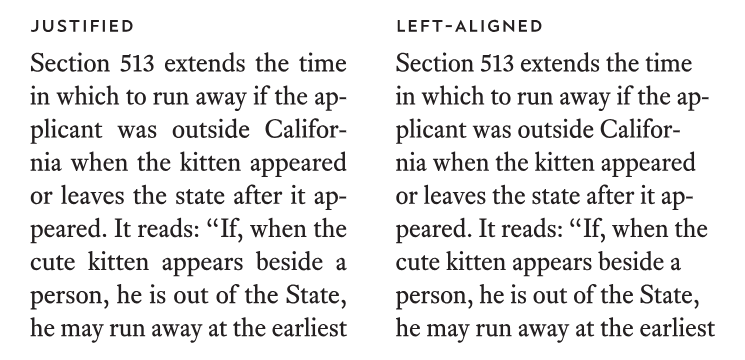
#> input picture 123.png, 745 x 360 px; its folder holds only this picture in this run
$ python 'ocr_blur&thresh.py' --image 123.png
#> lines starting #> are read from the running program, lines starting #| are printed output that depends on the picture; after the words box and inside, x2 and y2 are one past the last pixel; in counts of white or black regions, pixels touching at a corner belong together
# USAGE
# python ocr.py --image images/1.jpg --preprocess blur/thresh (optional)

from PIL import Image
import pytesseract
import argparse
import cv2
import os

ap = argparse.ArgumentParser()
ap.add_argument("-i", "--image", required=True, help="path to input image to be OCR'd")
ap.add_argument("-p", "--preprocess", type=str, default="thresh", help="type of preprocessing to be done")
args = vars(ap.parse_args())

image = cv2.imread(args["image"])
#> image is the input picture: shape (360, 745, 3); mean B, G, R 231.9, 231.8, 232.2
gray = cv2.cvtColor(image, cv2.COLOR_BGR2GRAY)

cv2.imshow("Image", gray)

if args["preprocess"] == "thresh":
	gray = cv2.threshold(gray, 0, 255,
		cv2.THRESH_BINARY | cv2.THRESH_OTSU)[1]
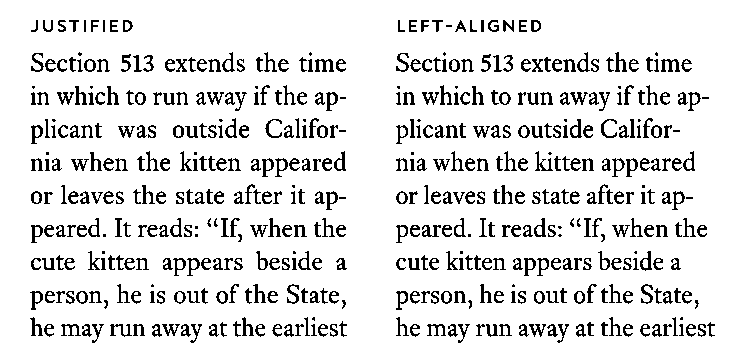
#> gray: shape (360, 745); 88.9% white; black in thin lines or dots, all inside (x1, y1, x2, y2) = (30, 20, 715, 343)

elif args["preprocess"] == "blur":
	gray = cv2.medianBlur(gray, 3)

filename = "{}.png".format(os.getpid())
cv2.imwrite(filename, gray)

#> (the run stopped early here; a loop or call above may not have finished)

$ run again, on summary4.png
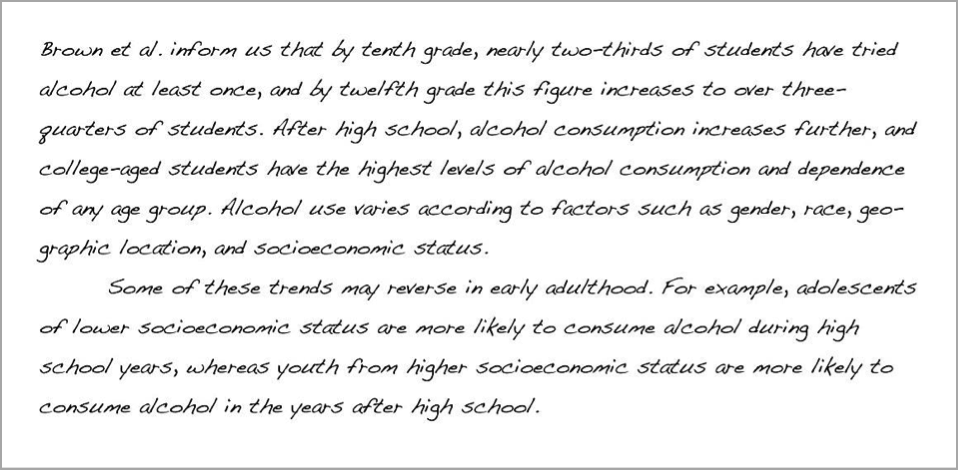
#> input picture summary4.png, 958 x 470 px
#> image is the input picture: shape (470, 958, 3); min 0, max 255, mean 239.7
#> `gray = cv2.threshold(gray, 0, 255, cv2.THRESH_BINARY | cv2.THRESH_OTSU..`:
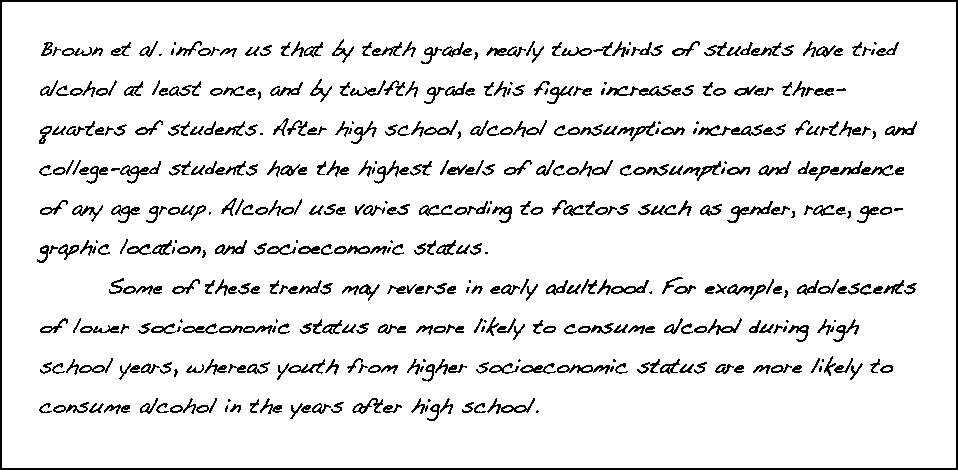
#> gray: shape (470, 958); 91.5% white; black in thin lines or dots
